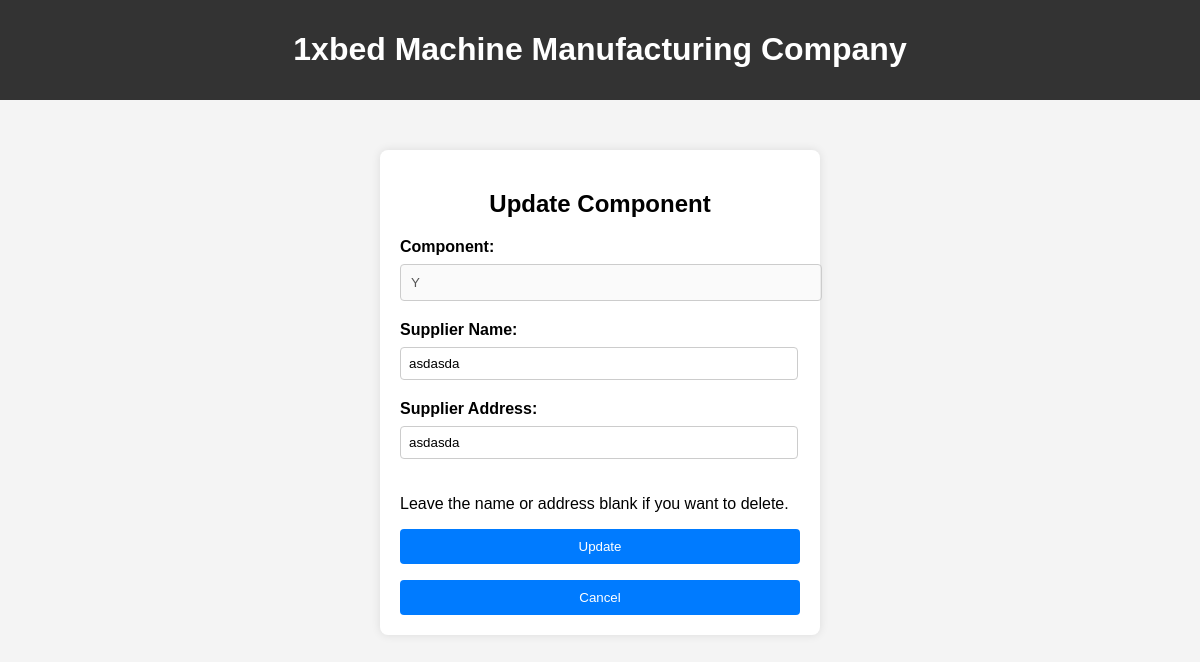
The page /manager/component/Y/ on the database its author committed.
### myproject/models.py (models this page shows)
class Component(models.Model):
    component_type = models.CharField(max_length=100)
    supplier_name = models.CharField(max_length=100)
    supplier_address = models.CharField(max_length=100)

### myproject/views.py (the view, shortened to what this page needs)
# urls.py: path("manager/component/<str:component_type>/", views.Component_.update, name="manager/component/component_type"),
    def update(request, component_type):
        component = get_object_or_404(Component, component_type=component_type)
        return render(request, "myproject/component/update.html", {'component': component})

### myproject/templates/myproject/component/update.html (shortened to what this page needs)
<!DOCTYPE html>
<html lang="en">
<head>
    {% load static %}
    <link rel="stylesheet" href="{% static 'css/component/add.css' %}">
</head>
<body>
    <header>
        <h1>
            1xbed Machine Manufacturing Company
        </h1>
    </header>
    <div class="container">
        <h2>Update Component</h2>
    <form method="post">
        <label for="Component">Component:</label>
        <input type="text" id="component_type" name="component_type" value="{{component.component_type }}" disabled><br>
        <label for="Supplier Name">Supplier Name:</label>
        <input type="text" id="supplier_name" name="supplier_name" value="{{component.supplier_name }}" ><br>
        <label for="Supplier Address">Supplier Address:</label>
        <input type="text" id="supplier_address" name="supplier_address" value="{{component.supplier_address }}"><br>
        <p>Leave the name or address blank if you want to delete.</p>
        <button type="submit">Update</button>
        <button type="button">
            <a href="/manager/component">
                Cancel
            </a>
        </button>
    </form>
    </div>
</body>
</html>

### myproject/static/css/component/add.css (style rules this page uses)
body { font-family: Arial, sans-serif; margin: 0; padding: 0; background-color: #f4f4f4; }
header { background-color: #333; color: #fff; padding: 10px 0; text-align: center; }
div.container { max-width: 400px; margin: 50px auto; padding: 20px; background-color: #fff; border-radius: 8px; box-shadow: 0 0 10px rgba(0, 0, 0, 0.1); }
label { font-weight: bold; display: block; margin-bottom: 8px; }
input[type="text"], input[type="number"] { width: calc(100% - 20px); padding: 8px; margin-bottom: 20px; border: 1px solid #ccc; border-radius: 4px; }
button[type="submit"] { width: 100%; padding: 10px; background-color: #007bff; color: #fff; border: none; border-radius: 4px; cursor: pointer; }
h2 { text-align: center; margin-bottom: 20px; }
#component_type { width: 100%; padding: 10px; margin-bottom: 20px; border: 1px solid #ccc; border-radius: 4px; }
button[type="button"] { width: 100%; padding: 10px; background-color: #007bff; color: #fff; border: none; border-radius: 4px; cursor: pointer; }
a { display: inline-block; width: 100%; text-decoration: none; text-align: center; color: white; }

### rows shown on the page
Component: component_type "Y", supplier_name "asdasda", supplier_address "asdasda"
